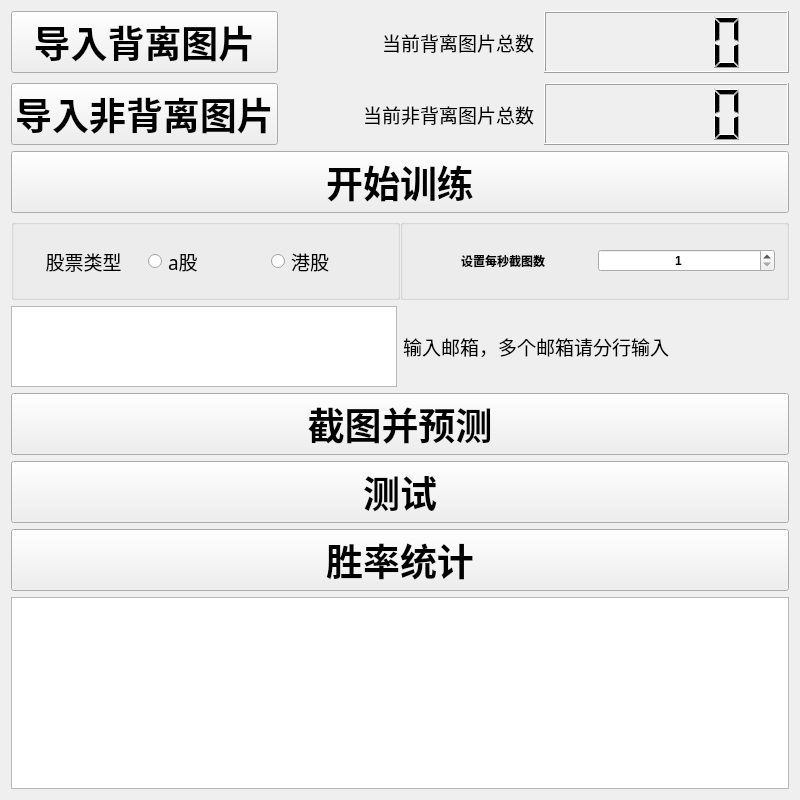
<?xml version="1.0" encoding="UTF-8"?>
<ui version="4.0">
 <class>MainWindow</class>
 <widget class="QMainWindow" name="MainWindow">
  <property name="geometry">
   <rect>
    <x>0</x>
    <y>0</y>
    <width>800</width>
    <height>800</height>
   </rect>
  </property>
  <property name="sizePolicy">
   <sizepolicy hsizetype="Expanding" vsizetype="Preferred">
    <horstretch>0</horstretch>
    <verstretch>0</verstretch>
   </sizepolicy>
  </property>
  <property name="font">
   <font>
    <weight>75</weight>
    <bold>true</bold>
   </font>
  </property>
  <property name="windowTitle">
   <string>股票预测</string>
  </property>
  <property name="windowIcon">
   <iconset resource="rc.qrc">
    <normaloff>:/rc/four-leaves.png</normaloff>:/rc/four-leaves.png</iconset>
  </property>
  <property name="styleSheet">
   <string notr="true"/>
  </property>
  <property name="iconSize">
   <size>
    <width>32</width>
    <height>32</height>
   </size>
  </property>
  <property name="toolButtonStyle">
   <enum>Qt::ToolButtonTextOnly</enum>
  </property>
  <widget class="QWidget" name="centralWidget">
   <property name="styleSheet">
    <string notr="true"/>
   </property>
   <layout class="QHBoxLayout" name="horizontalLayout_6">
    <item>
     <layout class="QVBoxLayout" name="verticalLayout_2">
      <item>
       <layout class="QVBoxLayout" name="verticalLayout">
        <item>
         <layout class="QGridLayout" name="gridLayout">
          <property name="spacing">
           <number>10</number>
          </property>
          <item row="0" column="0">
           <widget class="QPushButton" name="addPosPicButton">
            <property name="font">
             <font>
              <family>隶书</family>
              <pointsize>28</pointsize>
             </font>
            </property>
            <property name="toolTip">
             <string>导入模型数据</string>
            </property>
            <property name="autoFillBackground">
             <bool>true</bool>
            </property>
            <property name="styleSheet">
             <string notr="true"/>
            </property>
            <property name="text">
             <string>导入背离图片</string>
            </property>
            <property name="icon">
             <iconset resource="rc.qrc">
              <normaloff>:/rc/add_pic.png</normaloff>:/rc/add_pic.png</iconset>
            </property>
            <property name="iconSize">
             <size>
              <width>48</width>
              <height>48</height>
             </size>
            </property>
           </widget>
          </item>
          <item row="1" column="0">
           <widget class="QPushButton" name="addNegPicButton">
            <property name="font">
             <font>
              <family>隶书</family>
              <pointsize>28</pointsize>
             </font>
            </property>
            <property name="toolTip">
             <string>导入模型数据</string>
            </property>
            <property name="autoFillBackground">
             <bool>true</bool>
            </property>
            <property name="styleSheet">
             <string notr="true"/>
            </property>
            <property name="text">
             <string>导入非背离图片</string>
            </property>
            <property name="icon">
             <iconset resource="rc.qrc">
              <normaloff>:/rc/add_neg-pic.png</normaloff>:/rc/add_neg-pic.png</iconset>
            </property>
            <property name="iconSize">
             <size>
              <width>48</width>
              <height>48</height>
             </size>
            </property>
           </widget>
          </item>
          <item row="0" column="2">
           <widget class="QLCDNumber" name="posLcdNumber"/>
          </item>
          <item row="1" column="2">
           <widget class="QLCDNumber" name="negLcdNumber"/>
          </item>
          <item row="0" column="1">
           <widget class="QLabel" name="label_11">
            <property name="font">
             <font>
              <family>楷体</family>
              <pointsize>14</pointsize>
              <weight>50</weight>
              <italic>false</italic>
              <bold>false</bold>
             </font>
            </property>
            <property name="styleSheet">
             <string notr="true">font: 14pt &quot;楷体&quot;;</string>
            </property>
            <property name="text">
             <string>当前背离图片总数</string>
            </property>
            <property name="alignment">
             <set>Qt::AlignRight|Qt::AlignTrailing|Qt::AlignVCenter</set>
            </property>
           </widget>
          </item>
          <item row="1" column="1">
           <widget class="QLabel" name="label_12">
            <property name="font">
             <font>
              <family>楷体</family>
              <pointsize>14</pointsize>
              <weight>50</weight>
              <italic>false</italic>
              <bold>false</bold>
             </font>
            </property>
            <property name="styleSheet">
             <string notr="true">font: 14pt &quot;楷体&quot;;</string>
            </property>
            <property name="text">
             <string>当前非背离图片总数</string>
            </property>
            <property name="alignment">
             <set>Qt::AlignRight|Qt::AlignTrailing|Qt::AlignVCenter</set>
            </property>
           </widget>
          </item>
         </layout>
        </item>
        <item>
         <widget class="QPushButton" name="trainButton">
          <property name="font">
           <font>
            <family>隶书</family>
            <pointsize>28</pointsize>
           </font>
          </property>
          <property name="toolTip">
           <string>导入模型数据</string>
          </property>
          <property name="autoFillBackground">
           <bool>true</bool>
          </property>
          <property name="styleSheet">
           <string notr="true"/>
          </property>
          <property name="text">
           <string>开始训练</string>
          </property>
          <property name="icon">
           <iconset resource="rc.qrc">
            <normaloff>:/rc/train.png</normaloff>:/rc/train.png</iconset>
          </property>
          <property name="iconSize">
           <size>
            <width>48</width>
            <height>48</height>
           </size>
          </property>
         </widget>
        </item>
       </layout>
      </item>
      <item>
       <layout class="QHBoxLayout" name="horizontalLayout_2">
        <property name="spacing">
         <number>0</number>
        </property>
        <item>
         <widget class="QGroupBox" name="groupBox_2">
          <property name="title">
           <string/>
          </property>
          <property name="alignment">
           <set>Qt::AlignCenter</set>
          </property>
          <layout class="QHBoxLayout" name="horizontalLayout_4">
           <property name="rightMargin">
            <number>9</number>
           </property>
           <item>
            <widget class="QLabel" name="label_4">
             <property name="font">
              <font>
               <family>楷体</family>
               <pointsize>14</pointsize>
               <weight>50</weight>
               <italic>false</italic>
               <bold>false</bold>
              </font>
             </property>
             <property name="layoutDirection">
              <enum>Qt::LeftToRight</enum>
             </property>
             <property name="styleSheet">
              <string notr="true">font: 14pt &quot;楷体&quot;;</string>
             </property>
             <property name="text">
              <string>股票类型</string>
             </property>
             <property name="alignment">
              <set>Qt::AlignCenter</set>
             </property>
            </widget>
           </item>
           <item>
            <widget class="QRadioButton" name="aButton">
             <property name="sizePolicy">
              <sizepolicy hsizetype="Minimum" vsizetype="Preferred">
               <horstretch>0</horstretch>
               <verstretch>0</verstretch>
              </sizepolicy>
             </property>
             <property name="font">
              <font>
               <family>楷体</family>
               <pointsize>14</pointsize>
               <weight>50</weight>
               <italic>false</italic>
               <bold>false</bold>
              </font>
             </property>
             <property name="styleSheet">
              <string notr="true">font: 14pt &quot;楷体&quot;;</string>
             </property>
             <property name="text">
              <string>a股</string>
             </property>
            </widget>
           </item>
           <item>
            <widget class="QRadioButton" name="gangButton">
             <property name="sizePolicy">
              <sizepolicy hsizetype="Minimum" vsizetype="Preferred">
               <horstretch>0</horstretch>
               <verstretch>0</verstretch>
              </sizepolicy>
             </property>
             <property name="font">
              <font>
               <family>楷体</family>
               <pointsize>14</pointsize>
               <weight>50</weight>
               <italic>false</italic>
               <bold>false</bold>
              </font>
             </property>
             <property name="contextMenuPolicy">
              <enum>Qt::NoContextMenu</enum>
             </property>
             <property name="layoutDirection">
              <enum>Qt::LeftToRight</enum>
             </property>
             <property name="styleSheet">
              <string notr="true">font: 14pt &quot;楷体&quot;;</string>
             </property>
             <property name="text">
              <string extracomment="1">港股</string>
             </property>
            </widget>
           </item>
          </layout>
         </widget>
        </item>
        <item>
         <widget class="QGroupBox" name="groupBox_4">
          <property name="title">
           <string/>
          </property>
          <layout class="QHBoxLayout" name="horizontalLayout_3">
           <item>
            <widget class="QLabel" name="label_10">
             <property name="styleSheet">
              <string notr="true">font: 14pt &quot;楷体&quot;;</string>
             </property>
             <property name="text">
              <string>设置每秒截图数</string>
             </property>
             <property name="alignment">
              <set>Qt::AlignCenter</set>
             </property>
            </widget>
           </item>
           <item>
            <widget class="QSpinBox" name="shotFrequencySpinBox">
             <property name="styleSheet">
              <string notr="true">font: 12pt &quot;Times New Roman&quot;;</string>
             </property>
             <property name="alignment">
              <set>Qt::AlignCenter</set>
             </property>
             <property name="minimum">
              <number>1</number>
             </property>
             <property name="maximum">
              <number>5</number>
             </property>
            </widget>
           </item>
          </layout>
         </widget>
        </item>
       </layout>
      </item>
      <item>
       <layout class="QHBoxLayout" name="horizontalLayout_5">
        <item>
         <layout class="QHBoxLayout" name="horizontalLayout">
          <item>
           <widget class="QTextEdit" name="mailEdit">
            <property name="sizePolicy">
             <sizepolicy hsizetype="Ignored" vsizetype="Ignored">
              <horstretch>0</horstretch>
              <verstretch>0</verstretch>
             </sizepolicy>
            </property>
            <property name="styleSheet">
             <string notr="true">font: 14pt &quot;Times New Roman&quot;;</string>
            </property>
            <property name="lineWidth">
             <number>1</number>
            </property>
           </widget>
          </item>
         </layout>
        </item>
        <item>
         <widget class="QLabel" name="label_6">
          <property name="font">
           <font>
            <family>楷体</family>
            <pointsize>14</pointsize>
            <weight>50</weight>
            <italic>false</italic>
            <bold>false</bold>
           </font>
          </property>
          <property name="styleSheet">
           <string notr="true">font: 14pt &quot;楷体&quot;;</string>
          </property>
          <property name="text">
           <string>输入邮箱，多个邮箱请分行输入</string>
          </property>
         </widget>
        </item>
       </layout>
      </item>
      <item>
       <widget class="QPushButton" name="screenPredictButton">
        <property name="font">
         <font>
          <family>隶书</family>
          <pointsize>28</pointsize>
         </font>
        </property>
        <property name="toolTip">
         <string>截图并预测</string>
        </property>
        <property name="text">
         <string>截图并预测</string>
        </property>
        <property name="icon">
         <iconset resource="rc.qrc">
          <normaloff>:/rc/screenshot.png</normaloff>:/rc/screenshot.png</iconset>
        </property>
        <property name="iconSize">
         <size>
          <width>48</width>
          <height>48</height>
         </size>
        </property>
       </widget>
      </item>
      <item>
       <widget class="QPushButton" name="testButton">
        <property name="font">
         <font>
          <family>隶书</family>
          <pointsize>28</pointsize>
         </font>
        </property>
        <property name="toolTip">
         <string>截图并预测</string>
        </property>
        <property name="text">
         <string>测试</string>
        </property>
        <property name="icon">
         <iconset resource="rc.qrc">
          <normaloff>:/rc/test.png</normaloff>:/rc/test.png</iconset>
        </property>
        <property name="iconSize">
         <size>
          <width>48</width>
          <height>48</height>
         </size>
        </property>
       </widget>
      </item>
      <item>
       <widget class="QPushButton" name="winningCalculationButton">
        <property name="font">
         <font>
          <family>隶书</family>
          <pointsize>28</pointsize>
         </font>
        </property>
        <property name="toolTip">
         <string>截图并预测</string>
        </property>
        <property name="text">
         <string>胜率统计</string>
        </property>
        <property name="icon">
         <iconset resource="rc.qrc">
          <normaloff>:/rc/win.png</normaloff>:/rc/win.png</iconset>
        </property>
        <property name="iconSize">
         <size>
          <width>48</width>
          <height>48</height>
         </size>
        </property>
       </widget>
      </item>
      <item>
       <widget class="QTextBrowser" name="textBrowser">
        <property name="sizePolicy">
         <sizepolicy hsizetype="Preferred" vsizetype="Preferred">
          <horstretch>0</horstretch>
          <verstretch>0</verstretch>
         </sizepolicy>
        </property>
        <property name="font">
         <font>
          <family>Times New Roman</family>
          <pointsize>12</pointsize>
          <weight>50</weight>
          <italic>false</italic>
          <bold>false</bold>
         </font>
        </property>
        <property name="contextMenuPolicy">
         <enum>Qt::NoContextMenu</enum>
        </property>
        <property name="styleSheet">
         <string notr="true">font: 12pt &quot;Times New Roman&quot;;</string>
        </property>
        <property name="html">
         <string>&lt;!DOCTYPE HTML PUBLIC &quot;-//W3C//DTD HTML 4.0//EN&quot; &quot;http://www.w3.org/TR/REC-html40/strict.dtd&quot;&gt;
&lt;html&gt;&lt;head&gt;&lt;meta name=&quot;qrichtext&quot; content=&quot;1&quot; /&gt;&lt;style type=&quot;text/css&quot;&gt;
p, li { white-space: pre-wrap; }
&lt;/style&gt;&lt;/head&gt;&lt;body style=&quot; font-family:'Times New Roman'; font-size:12pt; font-weight:400; font-style:normal;&quot;&gt;
&lt;p style=&quot;-qt-paragraph-type:empty; margin-top:0px; margin-bottom:0px; margin-left:0px; margin-right:0px; -qt-block-indent:0; text-indent:0px; font-family:'SimSun'; font-size:9pt;&quot;&gt;&lt;br /&gt;&lt;/p&gt;&lt;/body&gt;&lt;/html&gt;</string>
        </property>
       </widget>
      </item>
     </layout>
    </item>
   </layout>
  </widget>
  <widget class="QMenuBar" name="menuBar">
   <property name="geometry">
    <rect>
     <x>0</x>
     <y>0</y>
     <width>800</width>
     <height>23</height>
    </rect>
   </property>
   <property name="styleSheet">
    <string notr="true"/>
   </property>
  </widget>
  <action name="action_line">
   <property name="enabled">
    <bool>true</bool>
   </property>
   <property name="icon">
    <iconset resource="rc.qrc">
     <normaloff>:/rc/Line.png</normaloff>:/rc/Line.png</iconset>
   </property>
   <property name="text">
    <string>直线</string>
   </property>
  </action>
  <action name="action_triangle">
   <property name="icon">
    <iconset>
     <normaloff>:/rc/Triangle.png</normaloff>:/rc/Triangle.png</iconset>
   </property>
   <property name="text">
    <string>三角形</string>
   </property>
   <property name="visible">
    <bool>false</bool>
   </property>
   <property name="iconVisibleInMenu">
    <bool>true</bool>
   </property>
  </action>
  <action name="action_rectangle">
   <property name="icon">
    <iconset resource="rc.qrc">
     <normaloff>:/rc/Rectangle.png</normaloff>:/rc/Rectangle.png</iconset>
   </property>
   <property name="text">
    <string>矩形</string>
   </property>
  </action>
  <action name="action_circle">
   <property name="icon">
    <iconset resource="rc.qrc">
     <normaloff>:/rc/Circle.png</normaloff>:/rc/Circle.png</iconset>
   </property>
   <property name="text">
    <string>圆</string>
   </property>
  </action>
  <action name="action_ellipse">
   <property name="icon">
    <iconset>
     <normaloff>:/rc/Ellipse.png</normaloff>:/rc/Ellipse.png</iconset>
   </property>
   <property name="text">
    <string>椭圆</string>
   </property>
   <property name="visible">
    <bool>false</bool>
   </property>
  </action>
  <action name="action_polygon">
   <property name="icon">
    <iconset resource="rc.qrc">
     <normaloff>:/rc/Octagon.png</normaloff>:/rc/Octagon.png</iconset>
   </property>
   <property name="text">
    <string>多边形</string>
   </property>
  </action>
  <action name="action_palette">
   <property name="icon">
    <iconset resource="rc.qrc">
     <normaloff>:/rc/Palette.png</normaloff>:/rc/Palette.png</iconset>
   </property>
   <property name="text">
    <string>调色板</string>
   </property>
  </action>
  <action name="action_translate">
   <property name="icon">
    <iconset resource="rc.qrc">
     <normaloff>:/rc/Translate.png</normaloff>:/rc/Translate.png</iconset>
   </property>
   <property name="text">
    <string>移动</string>
   </property>
  </action>
  <action name="action_trash">
   <property name="icon">
    <iconset resource="rc.qrc">
     <normaloff>:/rc/Trash.png</normaloff>:/rc/Trash.png</iconset>
   </property>
   <property name="text">
    <string>删除</string>
   </property>
  </action>
  <action name="action_rotate">
   <property name="icon">
    <iconset>
     <normaloff>:/rc/Rotate.png</normaloff>:/rc/Rotate.png</iconset>
   </property>
   <property name="text">
    <string>旋转</string>
   </property>
   <property name="visible">
    <bool>false</bool>
   </property>
  </action>
  <action name="action_zoomin">
   <property name="icon">
    <iconset>
     <normaloff>:/rc/ZoomIn.png</normaloff>:/rc/ZoomIn.png</iconset>
   </property>
   <property name="text">
    <string>放大</string>
   </property>
   <property name="visible">
    <bool>false</bool>
   </property>
  </action>
  <action name="action_zoomout">
   <property name="icon">
    <iconset>
     <normaloff>:/rc/ZoomOut.png</normaloff>:/rc/ZoomOut.png</iconset>
   </property>
   <property name="text">
    <string>缩小</string>
   </property>
   <property name="visible">
    <bool>false</bool>
   </property>
  </action>
  <action name="action_save">
   <property name="text">
    <string>保存</string>
   </property>
  </action>
  <action name="action_open">
   <property name="icon">
    <iconset resource="rc.qrc">
     <normaloff>:/rc/Open.png</normaloff>:/rc/Open.png</iconset>
   </property>
   <property name="text">
    <string>打开</string>
   </property>
  </action>
  <action name="action_clip">
   <property name="icon">
    <iconset>
     <normaloff>:/rc/Clip.png</normaloff>:/rc/Clip.png</iconset>
   </property>
   <property name="text">
    <string>裁剪</string>
   </property>
   <property name="visible">
    <bool>false</bool>
   </property>
  </action>
  <action name="action_curve">
   <property name="icon">
    <iconset>
     <normaloff>:/rc/Curve.png</normaloff>:/rc/Curve.png</iconset>
   </property>
   <property name="text">
    <string>曲线</string>
   </property>
   <property name="visible">
    <bool>false</bool>
   </property>
  </action>
  <action name="action_addpoint">
   <property name="icon">
    <iconset>
     <normaloff>:/rc/AddPoint.png</normaloff>:/rc/AddPoint.png</iconset>
   </property>
   <property name="text">
    <string>加粗</string>
   </property>
   <property name="visible">
    <bool>false</bool>
   </property>
  </action>
  <action name="action_deletepoint">
   <property name="icon">
    <iconset>
     <normaloff>:/rc/DeletePoint.png</normaloff>:/rc/DeletePoint.png</iconset>
   </property>
   <property name="text">
    <string>减细</string>
   </property>
   <property name="visible">
    <bool>false</bool>
   </property>
  </action>
  <action name="action_pre">
   <property name="icon">
    <iconset resource="rc.qrc">
     <normaloff>:/rc/pre.png</normaloff>:/rc/pre.png</iconset>
   </property>
   <property name="text">
    <string>上一张</string>
   </property>
   <property name="toolTip">
    <string>上一张</string>
   </property>
  </action>
  <action name="action_next">
   <property name="icon">
    <iconset resource="rc.qrc">
     <normaloff>:/rc/next.png</normaloff>:/rc/next.png</iconset>
   </property>
   <property name="text">
    <string>下一张</string>
   </property>
   <property name="toolTip">
    <string>下一张</string>
   </property>
  </action>
 </widget>
 <layoutdefault spacing="6" margin="11"/>
 <resources>
  <include location="rc.qrc"/>
 </resources>
 <connections/>
</ui>
